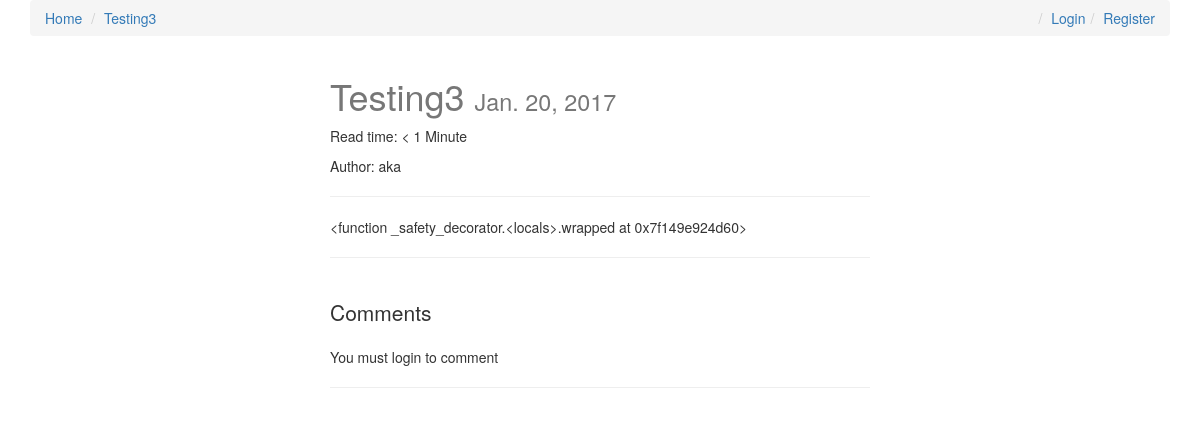
Page /testing3/ on the committed database.
### articles/models.py (models this page shows, shortened)
class Article(models.Model):
    user = models.ForeignKey(settings.AUTH_USER_MODEL, default=1)
    title = models.CharField(max_length=255)
    slug = models.SlugField(unique=True)
    image = models.ImageField(upload_to=upload_location,
            null=True,
            blank=True,
            width_field="width_field",
            height_field="height_field")
    height_field = models.IntegerField(default=0)
    width_field = models.IntegerField(default=0)
    content = models.TextField()
    draft = models.BooleanField(default=False)
    publish = models.DateField(auto_now=False, auto_now_add=False)
    read_time =  models.IntegerField(default=0) # models.TimeField(null=True, blank=True) #assume minutes
    updated = models.DateTimeField(auto_now=True, auto_now_add=False)
    timestamp = models.DateTimeField(auto_now=False, auto_now_add=True)
    objects = ArticleManager()
    def get_absolute_url(self):
        return reverse("articles:detail", kwargs={"slug": self.slug})
    class Meta:
        ordering = ["-timestamp", "-updated"]
    def get_markdown(self):
        content = self.content
        markdown_text = markdown(content)
        return mark_safe(markdown_text)
    @property
    def comments(self):
        instance = self
        qs = Comment.objects.filter_by_instance(instance)
        return qs
    @property
    def get_content_type(self):
        instance = self
        content_type = ContentType.objects.get_for_model(instance.__class__)
        return content_type

### articles/views.py (the view, shortened to what this page needs)
# urls.py: url(r'^(?P<slug>[\w-]+)/$', article_detail, name='detail'),
def article_detail(request, slug=None):
	instance = get_object_or_404(Article, slug=slug)
	if instance.publish > timezone.now().date() or instance.draft:
		if not request.user.is_staff or not request.user.is_superuser:
			raise Http404
	share_string = quote_plus(instance.content)
	initial_data = {
			"content_type": instance.get_content_type,
			"object_id": instance.id
	}
	form = CommentForm(request.POST or None, initial=initial_data)
	comments = instance.comments
	context = {
		"title": instance.title,
		"instance": instance,
		"share_string": share_string,
		"comments": comments,
		"comment_form":form,
	}
	return render(request, "article_detail.html", context)

### articles/templatetags/urlify.py (called while the page is built)
@register.filter
def urlify(value):
    return quote_plus(value)

### comments/models.py (called while the page is built)
    def filter_by_instance(self, instance):
        content_type = ContentType.objects.get_for_model(instance.__class__)
        obj_id = instance.id
        qs = super(CommentManager, self).filter(content_type=content_type, object_id= obj_id).filter(parent=None)
        return qs

### templates/article_detail.html (shortened to what this page needs)
{% extends "base.html" %}
{% load urlify %}
{% load crispy_forms_tags %}
 {% block article_detail_link %}
  <li><a href='{{ instance.get_absolute_url }}'>{{ instance.title }}</a></li>
  {% endblock %}
{% block content %}
<div class='col-sm-6 col-sm-offset-3'>
<h1>{{ title }} <small>{% if instance.draft %}<span style='color:red;'>Draft</span> {% endif %}{{ instance.publish }}</small></h1>
<p>Read time: {% if instance.read_time <= 1 %} < 1 Minute {% else %}{{ instance.read_time }} minutes {% endif %}</p>
{% if instance.user.get_full_name %}
<p>Author: {{ instance.user.get_full_name }}</p>
{% endif %}
<p><div class="fb-like" data-href="{{ request.build_absolute_uri }}" data-layout="button_count" data-action="like" data-show-faces="true" data-share="true"></div>
<hr/>
</p>
<div class='row'>
<div class='col-sm-12 '>
   <div class='article-detail-item'>{{ instance.get_markdown }}</div>
    <hr/>
    <br/>
    <div>
        <p class='lead'>Comments</p>
        {% if request.user.is_authenticated %}
        <form method="POST" action="."> {% csrf_token %}
            {{ comment_form|crispy }}
            <input type='submit' value='Article comment' class='btn btn-default'>
        </form>
        {% else %}
        <p>You must login to comment </p>
        {% endif %}
        <hr/>
    </div>
</div>
</div>
</div>
{% endblock content %}

### static/css/base.css (style rules this page uses)
h1 { color: #777777; }

### rows in the picture
Article: title "Testing3", publish "Jan. 20, 2017", user.get_full_name "aka", get_markdown "<function _safety_decorator.<locals>.wrapped at 0x7f149e924d60>"
